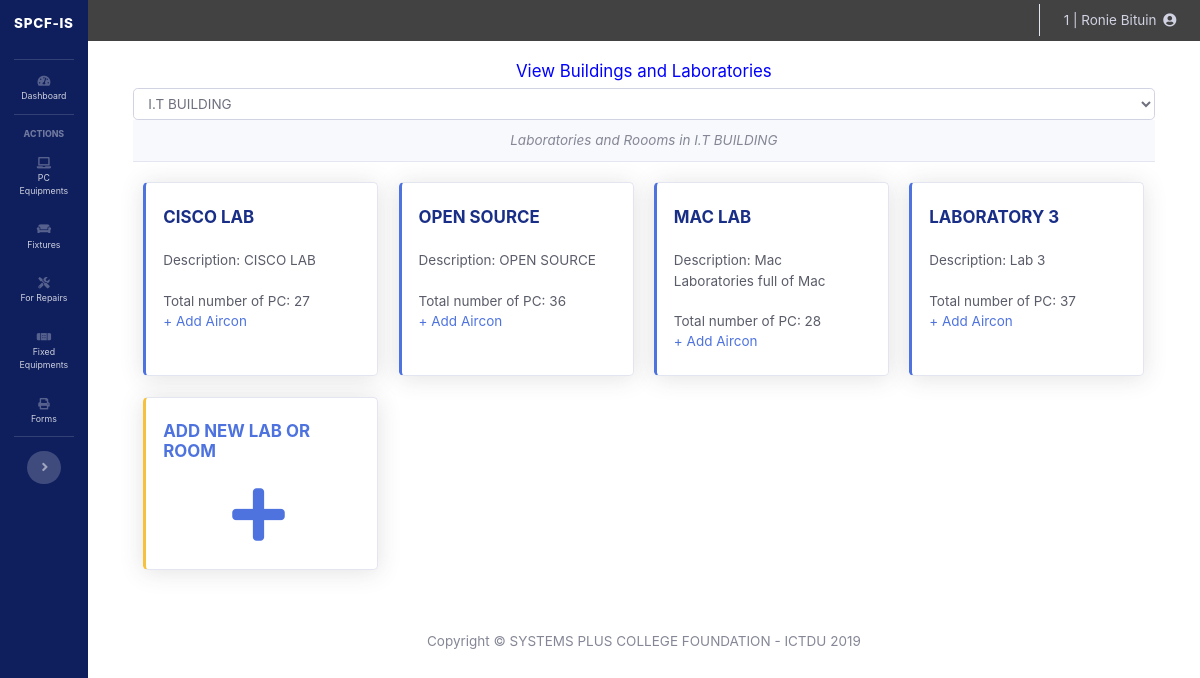
/lab_assistant/view_buildings.php (signed in), run on the app's committed database.
### tables this page shows
CREATE TABLE `laboratory` (
  `lab_id` int(11) NOT NULL,
  `lab_code` varchar(32) NOT NULL,
  `lab_name` varchar(64) NOT NULL,
  `lab_description` text NOT NULL,
  `building_id` int(11) NOT NULL,
  `added_by` varchar(128) NOT NULL
);

### lab_assistant/view_buildings.php (the view, shortened to what this page needs)
<?php
require_once 'dbh.php';
include('sidebar.php');
$getBuildings = mysqli_query($mysqli, "SELECT * FROM building ORDER BY building_name ASC");
$id = 1;
if(!isset($_GET['id'])){
	$buildingID = 1;
}
else{
	$buildingID = $_GET['id'];
}
?>
<!DOCTYPE html>
<html>
<head>
</head>
<body id="page-top">
  <div id="wrapper" style="width: 100% !important;">
    <div id="content-wrapper" class="d-flex flex-column">
        <div id="content">
	<?php
	include('topbar.php');
?>
<div class="container-fluid">
	<?php
		echo "<h5 style='color: blue;'><center>View Buildings and Laboratories</center></h5>";
	?>
	<div class="row">
	<select class="form-control" onchange="location = this.value;">
	<?php
	while ($newBuildings=$getBuildings->fetch_assoc()) {
		$buildingName[$newBuildings['building_id']] = $newBuildings['building_name']; ?>
		<option value="<?php echo "view_buildings.php?id=".$newBuildings['building_id']; ?>" <?php if($id==$newBuildings['building_id']){echo 'selected disabled';} ?>><?php echo $newBuildings['building_name']; ?></option>
	<?php } ?>
	</select>
	<?php
	echo "<div class='card-header' style='width: 100%;'><center><i>Laboratories and Roooms in ".$buildingName[$buildingID].'</i></center></div>';
	$getLabInfo = "SELECT * FROM laboratory WHERE building_id=$buildingID";
	$labResult = mysqli_query($mysqli, $getLabInfo);
	echo "<div style='height: 10% !important; width: 100%;'><br></div>";
	if(mysqli_num_rows($labResult)==0){
			echo "<div class='alert alert-danger' style='width: 100%;'>No Existing Laboratories or Rooms!<a href='#' class='close' data-dismiss='alert' aria-label='close'></a></div>";
		}
		else{
			while($newLabResult=$labResult->fetch_assoc()){
			$labID = $newLabResult['lab_id'];
		?>
		    <div class="col-xl-3 col-md-6 mb-4">
              <div class="card border-left-primary shadow h-100 py-2">
                <div class="card-body">
                  <div class="row no-gutters align-items-center">
                    <div class="col mr-2">
                      <div class="h5 font-weight-bold text-primary text-uppercase mb-1"><a style='color: #192e86 !important;' target='_blank' href="edit_pc_equipment.php?buildingId=<?php echo  $newLabResult['building_id'];?>&labId=<?php echo $newLabResult['lab_id']; ?>"><?php echo $newLabResult['lab_name'];?></a><br/><br/></div>
                      <div class="text-s mb-0 text-gray-800"><?php echo 'Description: '.ucfirst($newLabResult['lab_description']).'<br><br>'; ?></div>
                      <div class="text-s mb-0 text-gray-800"><?php
                      		$countPC = mysqli_query($mysqli, "SELECT COUNT(lab_id) FROM unit_pc WHERE lab_id='$labID'");
                      		$countAircon = mysqli_query($mysqli, "SELECT COUNT(lab_id) FROM fixture WHERE lab_id='$labID' AND type='airconditioner'");
                      		$newPC = $countPC->fetch_assoc();
                      		$newAircon = $countAircon->fetch_assoc();
                      		if($newPC['COUNT(lab_id)']==0){
                      			echo "<a href='unit_pc.php?buildingId=".$newLabResult['building_id']."' target='_blank'>+ Add PC</a><br/>";
                      		}
                      		else{
                      		echo "Total number of PC: ".$newPC['COUNT(lab_id)'].'<br/>';
                      		}
                      		if($newAircon['COUNT(lab_id)']==0){
                      			echo "<a href='fixtures.php' target='_blank'>+ Add Aircon</a>";
                      		}
                      		else{
                      		echo "Aircon: ".$newAircon['COUNT(lab_id)'].'<br/>';
                      		}
                       ?></div>
                    </div>
                  </div>
                </div>
              </div>
            </div>
	<?php
			}
		}
	?>
		    <div class="col-xl-3 col-md-6 mb-4">
              <div class="card border-left-warning shadow h-100 py-2">
                <div class="card-body">
                  <div class="row no-gutters align-items-center">
                    <div class="col mr-2">
                      <div class="h5 font-weight-bold text-primary text-uppercase mb-1">ADD NEW LAB or ROOM</div>
                      <div class="text-s mb-0 text-gray-800" style="text-align: center;"><br/><a target="_blank" href="laboratories.php?<?php echo 'addLab='.$buildingID;?>"><i class="fas fa-plus" style="font-size: 60px;"></i></a></div>
                    </div>
                  </div>
                </div>
              </div>
            </div>
</div>
	<?php
	include('footer.php');
?>

### lab_assistant/sidebar.php (style rules this page uses)
html { font-family: 'Roboto Condensed', sans-serif !important; font-size: 13.5px; }
.container-fluid { background-color: white; padding-left: 5% !important; padding-right: 5% !important; }
#content-wrapper { background-color: white !important; }
::placeholder { opacity: 0.7 !important; }

### data on the page
laboratory: lab_name "CISCO LAB", lab_description "CISCO LAB", COUNT "27"
laboratory: lab_name "OPEN SOURCE", lab_description "OPEN SOURCE", COUNT "36"
laboratory: lab_name "MAC LAB", lab_description "Mac Laboratories full of Mac", COUNT "28"
laboratory: lab_name "LABORATORY 3", lab_description "Lab 3", COUNT "37"

### other printed values
$_SESSION['account_id'] "1"
$_SESSION['username'] "Ronie Bituin"
$buildingName[$buildingID] "I.T BUILDING"
form field value "I.T BUILDING"
